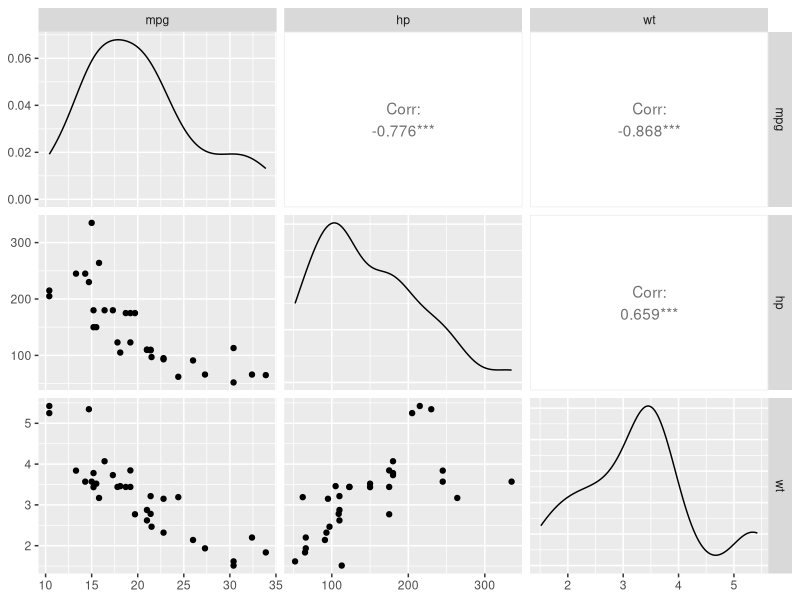

Recreate this plot in R.
## ---- chunk 1

library(dplyr)            ## Data Transformation   --- T
library(ggplot2)          ## Data Visualization    --- V
library(GGally)           ## Data Visualization    --- V

## ---- chunk 2
mtcars %>% 
  select(mpg, hp, wt) %>% 
  ggpairs()
## ---- chunk 3
model1 <- lm(mpg ~ hp, data = mtcars)
summary(model1)
## ---- chunk 4
 
# Metrics
n <- nrow(mtcars)
p <- length(coef(model1)) - 1
RSS <- sum(residuals(model1)^2)
RSE <- sqrt(RSS / (n - p - 1))
R2 <- summary(model1)$r.squared
adj_R2 <- summary(model1)$adj.r.squared
aic_val <- AIC(model1)
bic_val <- BIC(model1)

model1_metrics <- data.frame(
  type = "Model 1: mpg ~ hp",
    RSS = round(RSS, 2),
  RSE = round(RSE, 2),
  R2 = round(R2, 2),
  Adj_R2 = round(adj_R2, 2),
  AIC = round(aic_val, 2),
  BIC = round(bic_val, 2)
) 
model1_metrics
## ---- chunk 5
model2 <- lm(mpg ~ wt, data = mtcars)
summary(model2)
## ---- chunk 6
 
# Metrics
n <- nrow(mtcars)
p <- length(coef(model2)) - 1
RSS <- sum(residuals(model2)^2)
RSE <- sqrt(RSS / (n - p - 1))
R2 <- summary(model2)$r.squared
adj_R2 <- summary(model2)$adj.r.squared
aic_val <- AIC(model2)
bic_val <- BIC(model2)

model2_metrics <- data.frame(
  type = "Model 2: mpg ~ wt",
    RSS = round(RSS, 2),
  RSE = round(RSE, 2),
  R2 = round(R2, 2),
  Adj_R2 = round(adj_R2, 2),
  AIC = round(aic_val, 2),
  BIC = round(bic_val, 2)
) 
model2_metrics
## ---- chunk 7
model3 <- lm(mpg ~ wt + hp, data = mtcars)
summary(model3)
## ---- chunk 8
 
# Metrics
n <- nrow(mtcars)
p <- length(coef(model3)) - 1
RSS <- sum(residuals(model3)^2)
RSE <- sqrt(RSS / (n - p - 1))
R2 <- summary(model3)$r.squared
adj_R2 <- summary(model3)$adj.r.squared
aic_val <- AIC(model3)
bic_val <- BIC(model3)

model3_metrics <- data.frame(
  type = "Model 3: mpg ~ wt + hp",
    RSS = round(RSS, 2),
  RSE = round(RSE, 2),
  R2 = round(R2, 2),
  Adj_R2 = round(adj_R2, 2),
  AIC = round(aic_val, 2),
  BIC = round(bic_val, 2)
) 
model3_metrics
## ---- chunk 9
anova(model3)
## ---- chunk 10
anova(model2, model3)
## ---- chunk 11
bind_rows(model1_metrics, model2_metrics, model3_metrics) 
